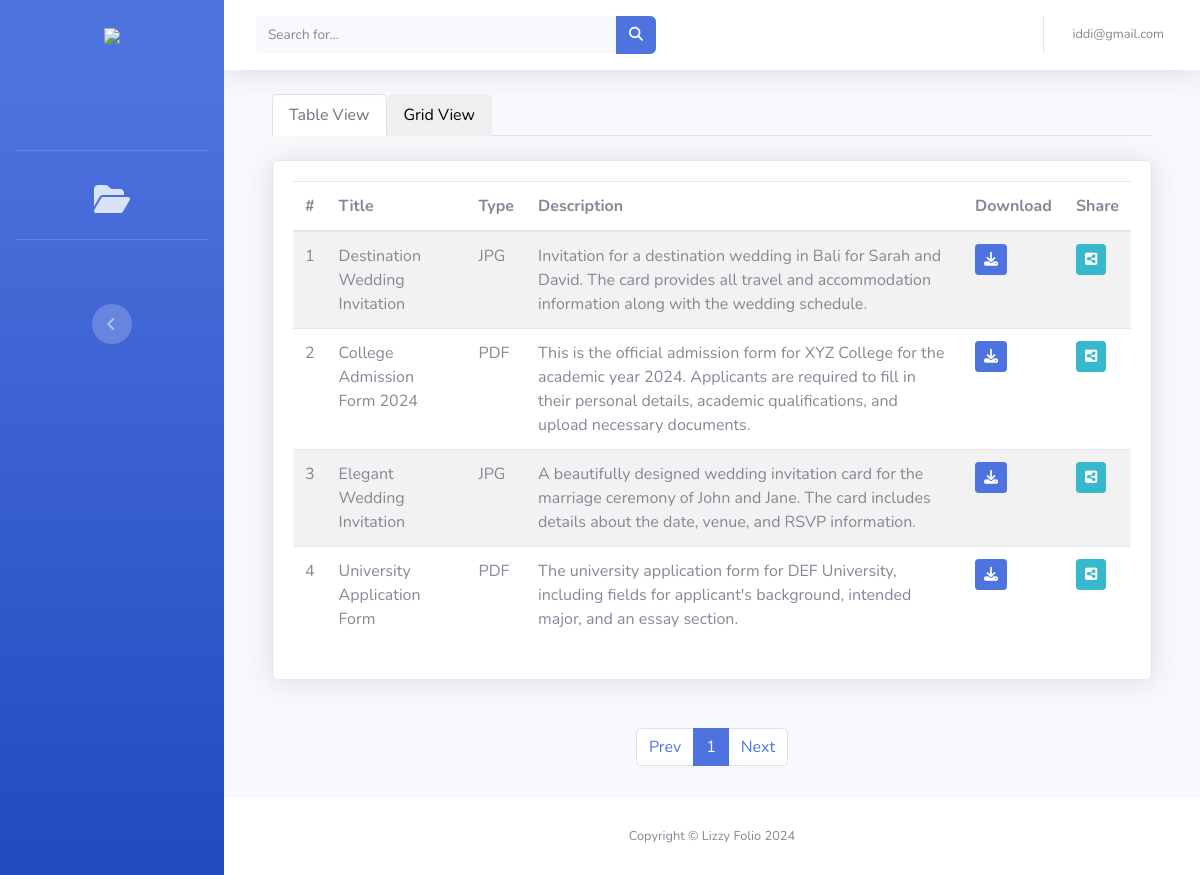
Page / (signed in) on the earlier database version.
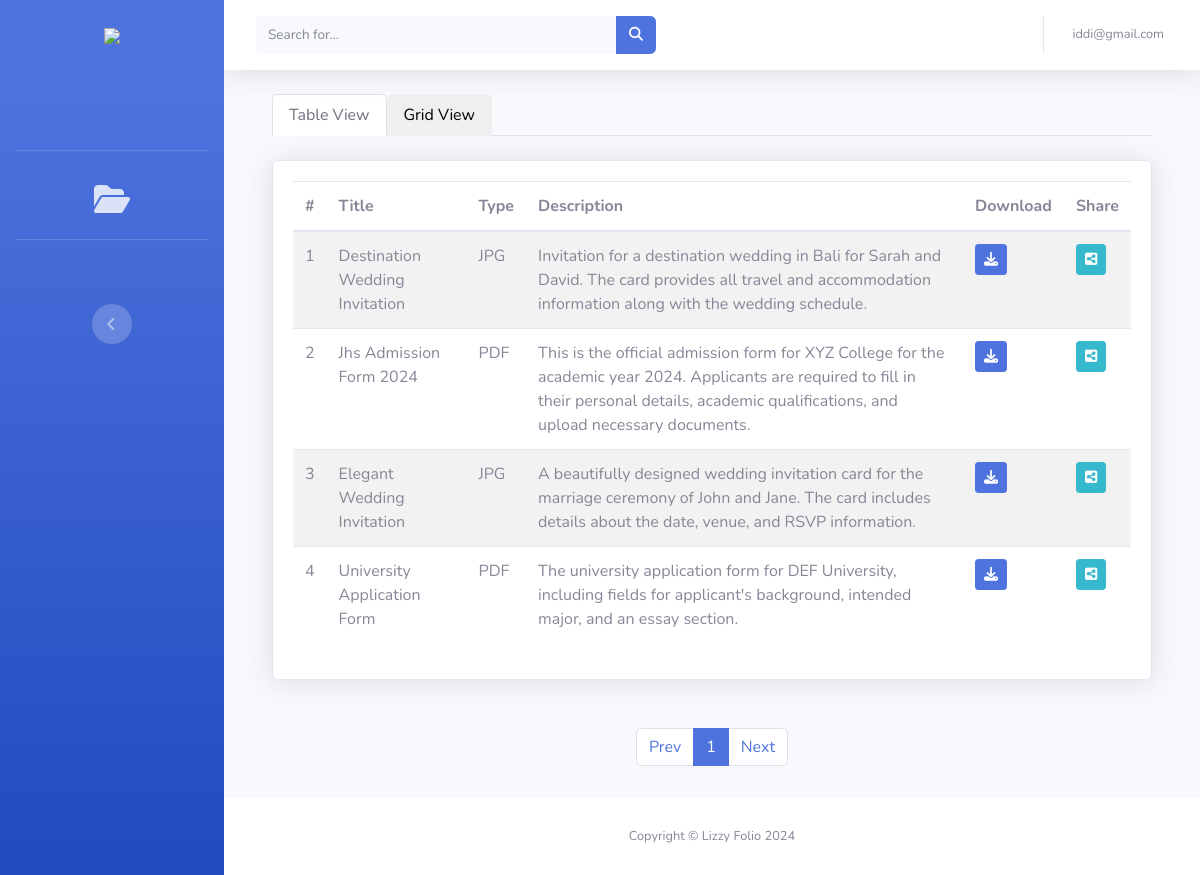
Same page on the later database version.
### adminapp/models.py (models this page shows, shortened)
class FileModel(models.Model):
    title = models.CharField(max_length=255, blank=False, null=False)
    slug = models.SlugField()
    description = models.TextField()
    upload_by = models.ForeignKey(CustomUser, on_delete=models.CASCADE, related_name='admin')
    file = models.FileField(upload_to='files/', null=True, blank=True, validators=[FileExtensionValidator(allowed_extensions=['png', 'pdf', 'jpg', 'jpeg', 'docx'])])
    download_count = models.PositiveIntegerField(default=0)
    email_count = models.PositiveIntegerField(default=0)
    created = models.DateTimeField(auto_now_add=True, auto_now=False)
    updated = models.DateTimeField(auto_now_add=False, auto_now=True)
    class Meta:
        ordering = ['-created']

### core/views.py (the view)
# urls.py: path('', view=views.indexPage, name="home"),
@login_required(login_url="login")
def indexPage(request):
    files = FileModel.objects.all()
    p = Paginator(files, 6)
    page_number = request.GET.get('page')
    try:
        page_obj = p.get_page(page_number)
    except PageNotAnInteger:
        page_obj = p.page(1)
    except EmptyPage:
        page_obj = p.page(p.num_pages)
    title = "Lizzy File Server - Home"
    context = {"title": title, "page_obj": page_obj}
    return render(request=request, template_name='home/index.html', context=context)

### core/templates/home/index.html (shortened to what the changed rows need)
{% extends 'base.html' %}
{% load static %}
{% block content %}
    <div class="">
        <div class="container mt-4">
            <div class="tab-content" id="nav-tabContent">
                <div class="tab-pane fade show active" id="nav-home" role="tabpanel" aria-labelledby="nav-home-tab" tabindex="0">
                    <div class="card shadow mb-4 mt-4">
                        <div class="card-body">
                            <div class="table-responsive">
                                <table class="table table-striped" id="dataTable" width="100%" cellspacing="0">
                                    <thead>
                                        <tr>
                                            <th>#</th>
                                            <th>Title</th>
                                            <th>Type</th>
                                            <th>Description</th>
                                            <th>Download</th>
                                            <th>Share</th>
                                        </tr>
                                    </thead>
                                    <tbody>
                                        {% for file in page_obj %}
                                            <tr>
                                                <td>{{ forloop.counter }}</td>
                                                <td>{{ file.title|title }}</td>
                                                <td>{{ file.file.name|upper|slice:"-3:"}}</td>
                                                <td>{{ file.description }}</td>
                                                <td><a href="{% url 'download_file' file.id %}" class="btn btn-sm btn-primary"><i class="fa fa-download"></i></a></td>
                                                <td><a href="#" data-toggle="modal" data-target="#sendFileModal{{file.id}}" class="btn btn-info btn-sm"><i class="fa fa-share-alt-square"></i></a></td>
                                            </tr>
                                        {% empty %}
                                            <tr>
                                                <td colspan="8" class="m-4">
                                                    <h3 class="text-center text-danger" style="font-weight: bold;">No item found!</h3>
                                                </td>
                                            </tr>
                                        {% endfor %}
                                    </tbody>
                                </table>
                            </div>
                        </div>
                    </div>
                </div>
            </div>
        </div>
    </div>
{% endblock content %}

Differences in the rows shown:
changed FileModel: title "College Admission Form 2024" → "Jhs Admission Form 2024"
